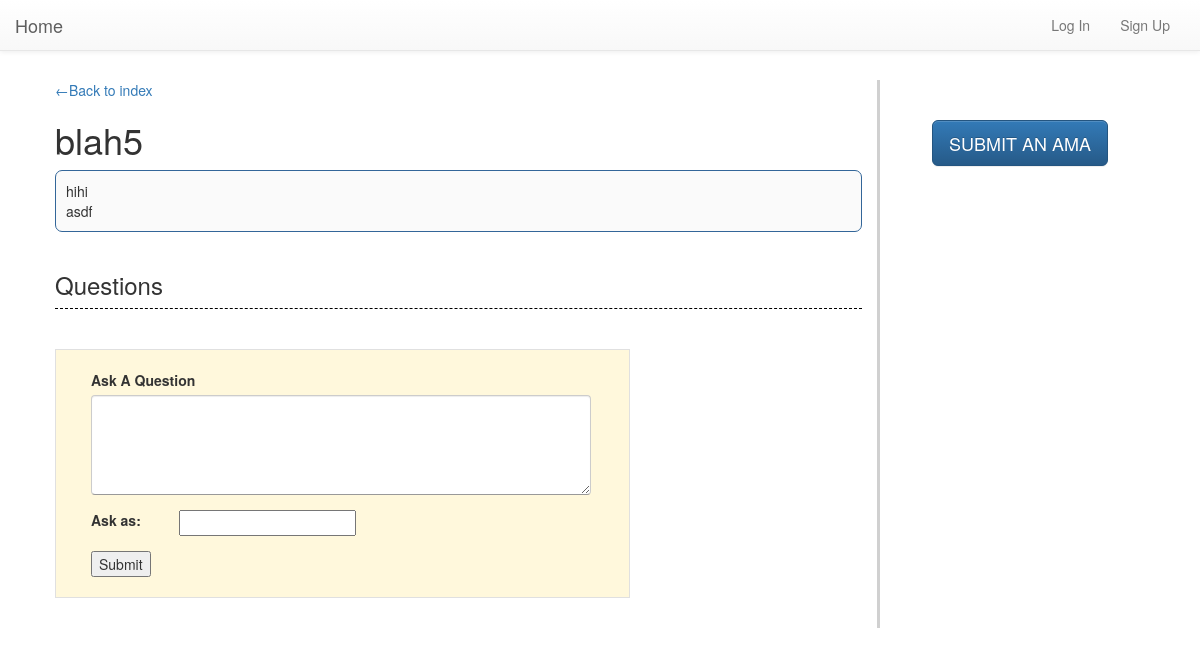
Page /ama/16/ on the earlier database version.
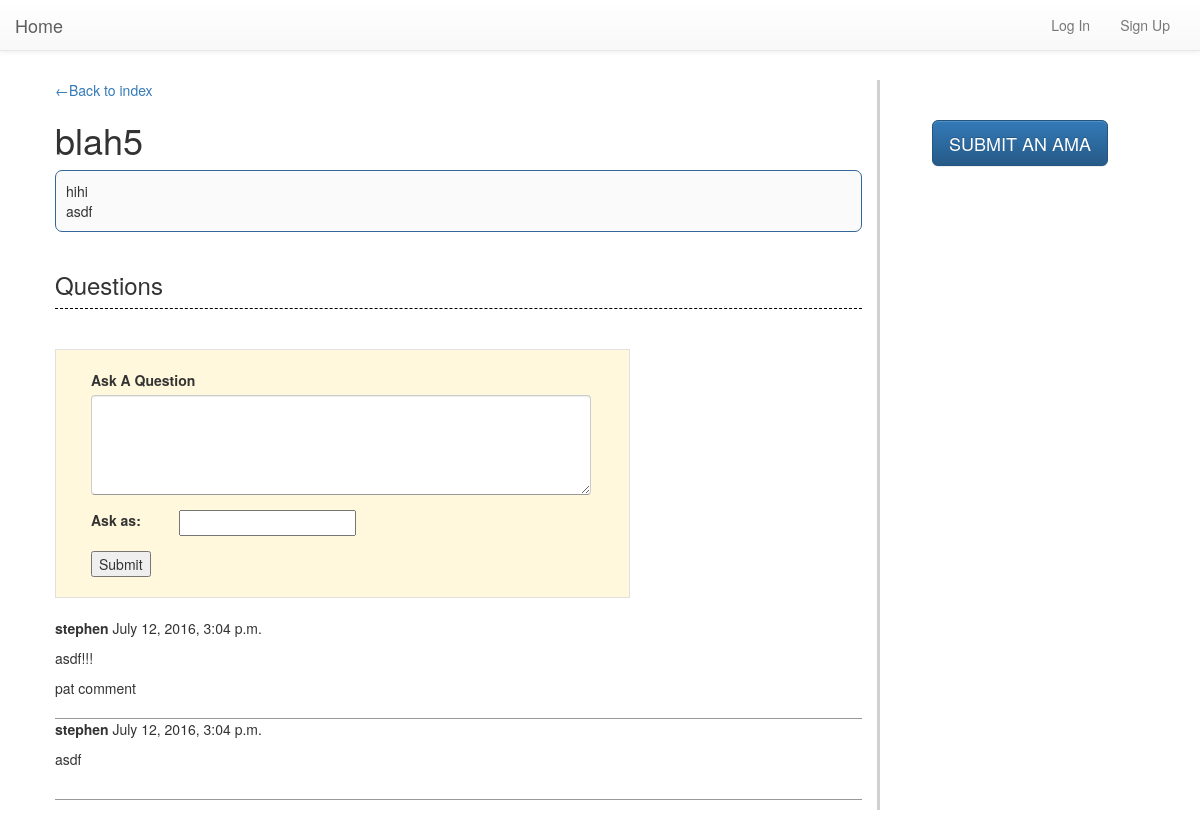
Same page on the later database version.
### home/models.py (models this page shows, shortened)
class Question(models.Model):
    author = models.ForeignKey(User, null=True)
    author_name = models.CharField(max_length=25, default='Anonymous')
    ama = models.ForeignKey(AMA, on_delete=models.CASCADE)
    question = models.CharField(max_length=400)
    pub_date = models.DateTimeField(default=timezone.now)
    comments = fields.GenericRelation(Comment)

class Comment(models.Model):
    author = models.ForeignKey(User)
    comment = models.CharField(max_length=400)
    pub_date = models.DateTimeField(default=timezone.now)
    content_type = models.ForeignKey(ContentType)
    object_id = models.PositiveIntegerField()
    target = fields.GenericForeignKey('content_type', 'object_id')
    comments = fields.GenericRelation('self')

### home/views.py (the view)
# urls.py: url(r'^ama/(?P<pk>[0-9]+)/$', AMADetailView.as_view(), name='ama_detail'),
class AMADetailView(DetailView):
    template_name = 'ama/detail.html'
    model = AMA

### home/templates/ama/detail.html (shortened to what this page needs)
{% extends "base.html" %}
{% block left-content %}
<a href="{% url 'index' %}">&#8592Back to index</a>
<h1>{{ ama.title }}</h1>
{% if ama.description %}
<p class="ama-description">
  {{ ama.description|linebreaksbr }}
</p>
{% endif %}
<h3 class="questions-header">Questions</h3>
<form class="speech-form" action="{{ request.path }}question/" method="POST">
  <div class="form-group">
    <label for="question">Ask A Question</label>
    <textarea name="question" class="form-control question" rows="1" cols="1"></textarea>
  </div>
  <div class="form-group">
    <div class="row">
      <div class="col-xs-2">
        <label>Ask as: </label>
      </div>
      <div class="col-xs-10">
        {% if user.username %}
        <label for="username">
          <input type="radio" name="author_name" id="username" value="{{ user.username }}" checked />
          {{ user.username }}
        </label>
        <label for="anonymous">
          <input type="radio" name="author_name" id="anonymous" value="other">
            Other: <input type="text" name="other" value='Anonymous' />
          </input>
        </label>
        {% else %}
        <input type="text" name="author_name">
        {% endif %}
      </div>
    </div>
  </div>
  <input type="submit" value="Submit">
</form>
<ul class="questions-list">
  {% for question in ama.question_set.all reversed %}
  <li class="question" id="question-{{ forloop.counter0 }}">
    <div class="question-author"><b>{{ question.author_name }}</b> {{ question.pub_date }}</div>
    <div class="question-text">{{ question.question|linebreaksbr }}</div>
    <ul>
      {% for comment in question.comments.all %}
      <li>
        {% include "comment/detail.html" %}
      </li>
      {% endfor %}
    </ul>
  </li>
  {% endfor %}
</ul>
{% endblock %}
{% block right-content %}
<h5>
  <a href="{% url 'createama' %}" class="btn btn-primary btn-lg">
    SUBMIT AN AMA
  </a>
</h5>
{% endblock %}

### home/templates/comment/detail.html (shortened to what this page needs)
<span>{{ comment.comment|linebreaksbr }}</span>

Differences in the rows shown:
added Question: author_name "stephen", pub_date "July 12, 2016, 3:04 p.m.", question "asdf!!!"
added Comment: comment "pat comment"
added Question: author_name "stephen", pub_date "July 12, 2016, 3:04 p.m.", question "asdf"
